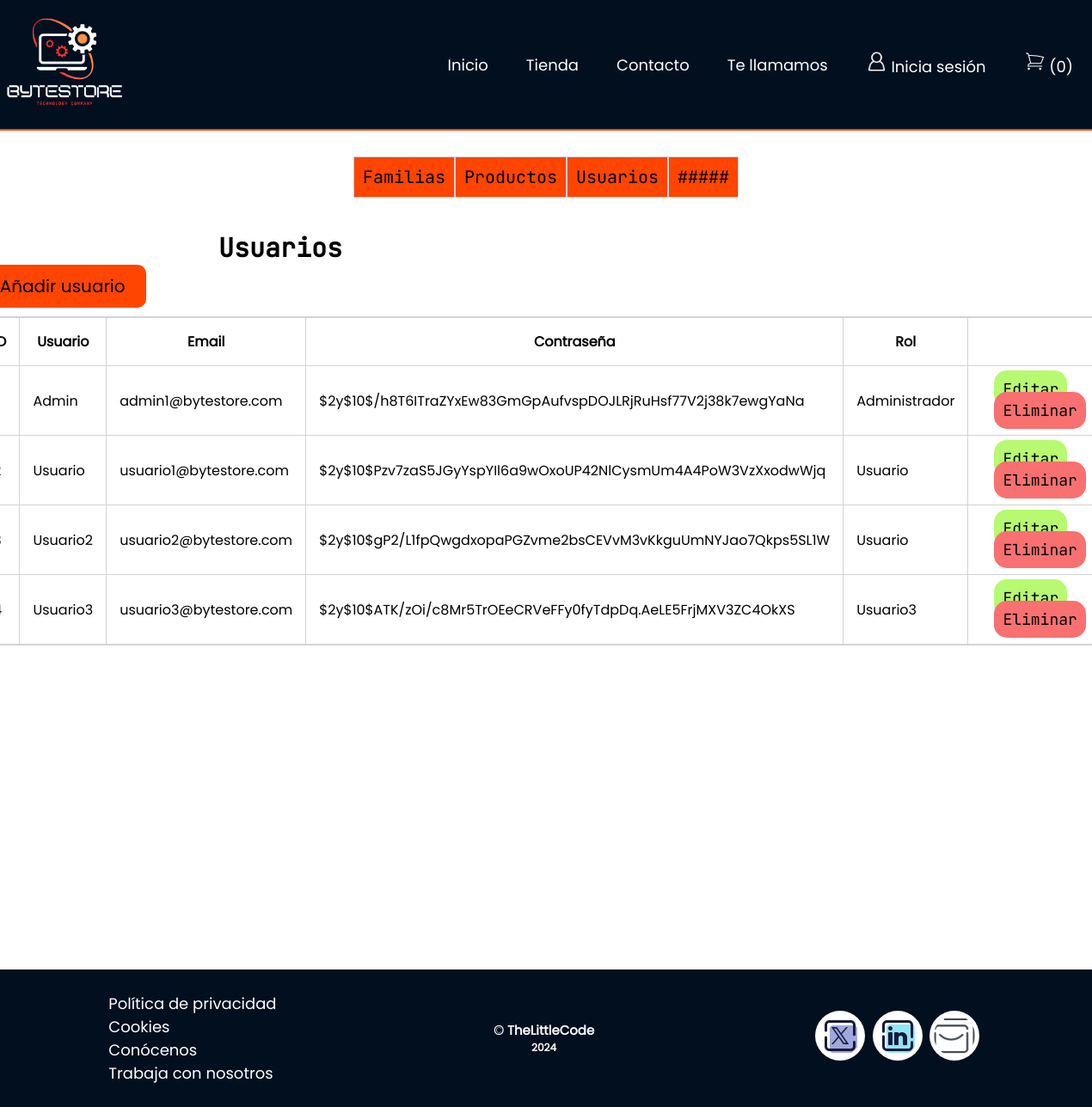
/panel_control/usuarios/index.php, run on the app's committed database.
### tables this page shows
CREATE TABLE `users` (
  `id` int(11) NOT NULL,
  `usuario` varchar(255) DEFAULT NULL,
  `email` varchar(200) NOT NULL,
  `password` varchar(200) NOT NULL,
  `rol` varchar(255) DEFAULT `usuario`
);

### panel_control/usuarios/index.php (the view, shortened to what this page needs)
<?php
include ('../../templates/header.php');
include ('../../bd.php');
?>
<?php
$sentencia = $conexion -> prepare("SELECT * FROM users");
$sentencia -> execute();
$lista_usuarios = $sentencia -> fetchAll(PDO::FETCH_ASSOC);
?>
<div class="second-menu">
    <div class="second-nav">
        <ul class="second-menu">
            <li><a href="/panel_control/familias/index.php" class="btn-secondMenu">Familias</a></li>
            <li><a href="/panel_control/productos/index.php" class="btn-secondMenu">Productos</a></li>
            <li><a href="/panel_control/usuarios/index.php" class="btn-secondMenu">Usuarios</a></li>
            <li><a href="#" class="btn-secondMenu">#####</a></li>
        </ul>
    </div>
</div>
<h4>Usuarios</h4>
<section class="main-Tablas">
    <div class="card-table">
        <div class="card-header">
            <a href="crear.php" class="btn-primary">
                Añadir usuario
            </a>
        </div>
        <div class="card-body">
            <div class="main-table">
                <table class="table">
                    <thead>
                        <tr>
                            <th>ID</th>
                            <th>Usuario</th>
                            <th>Email</th>
                            <th>Contraseña</th>
                            <th>Rol</th>
                        </tr>
                    </thead>
                    <tbody>
                        <?php
                        foreach ($lista_usuarios as $registro) {
                            ?>
                            <tr>
                                <td> <?php echo $registro['id']; ?> </td>
                                <td> <?php echo $registro['usuario']; ?> </td>
                                <td> <?php echo $registro['email']; ?> </td>
                                <td> <?php echo $registro['password']; ?> </td>
                                <td> <?php echo $registro['rol']; ?> </td>
                                <td>
                                    <a class="btn-info" href="editar.php?txtID=<?php echo $registro['id']; ?>">Editar</a>
                                    <a class="btn-danger" href="index.php?txtID=<?php echo $registro['id']; ?>">Eliminar</a>
                                </td>
                            </tr>
                        <?php } ?>
                    </tbody>
                </table>
            </div>
        </div>
</section>
<?php
include('../../templates/footer.php');
?>

### assets/css/index.css (style rules this page uses)
* { margin: 0px; padding: 0px; font-family: 'Poppins'; }

### assets/css/tienda.css (style rules this page uses)
* { margin: 0px; padding: 0px; }

### assets/css/indexTablas.css (style rules this page uses)
h4 { font-family: 'JetBrains'; font-size: 30px; margin-top: 3%; margin-left: 20%; }
.main-Tablas { display: flex; justify-content: center; position: relative; min-height: 100vh; z-index: 2; }
.second-menu { display: flex; align-items: center; justify-content: center; margin-top: 15px; }
.second-menu li { list-style: none; }
.btn-secondMenu { display: block; padding: 10px; color: black; background-color: orangered; font-family: 'JetBrains'; font-size: 20px; text-decoration: none; list-style: none; border: 1px solid lightgray; }
.btn-primary { max-width: 175px; display: block; border-radius: 10px; padding: 10px; color: black; font-size: 20px; background-color: orangered; text-align: center; text-decoration: none; margin-bottom: 10px; }
.table { border: 2px solid lightgray; border-collapse: collapse; }
.table th, .table td { border: 1px solid lightgray; padding: 15px; }
.btn-info { margin: 15px; padding: 10px; color: black; font-family: 'JetBrains'; font-size: 18px; background-color: rgb(183, 249, 112); border: none; border-radius: 15px; cursor: pointer; text-decoration: none; }
.btn-danger { padding: 10px; color: black; font-family: 'JetBrains'; font-size: 18px; background-color: rgb(255, 179, 0); border: none; border-radius: 15px; cursor: pointer; text-decoration: none; }

### assets/css/crearTablas.css (style rules this page uses)
.btn-danger { min-width: 166px; margin: 15px; padding: 10px; color: black; font-family: 'JetBrains'; font-size: 18px; background-color: rgb(249, 112, 112); border: none; border-radius: 15px; cursor: pointer; text-decoration: none; }

### data on the page
users: usuario "Admin", email "admin1@bytestore.com", password "$2y$10$/h8T6ITraZYxEw83GmGpAufvspDOJLRjRuHsf77V2j38k7ewgYaNa", rol "Administrador"
users: usuario "Usuario", email "usuario1@bytestore.com", password "$2y$10$Pzv7zaS5JGyYspYIl6a9wOxoUP42NlCysmUm4A4PoW3VzXxodwWjq", rol "Usuario"
users: usuario "Usuario2", email "usuario2@bytestore.com", password "$2y$10$gP2/L1fpQwgdxopaPGZvme2bsCEVvM3vKkguUmNYJao7Qkps5SL1W", rol "Usuario"
users: usuario "Usuario3", email "usuario3@bytestore.com", password "$2y$10$ATK/zOi/c8Mr5TrOEeCRVeFFy0fyTdpDq.AeLE5FrjMXV3ZC4OkXS", rol "Usuario3"
